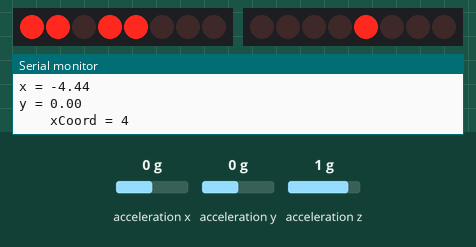
A sketch run on a simulated Arduino Uno, built with avr-gcc and run on an emulated ATmega328P. On the bench: 2 × 8 shift-register outputs drawn as a row of LEDs (first output left, lit = HIGH), the last lines printed to the serial monitor. Wiring (inferred from the names in the program): 2 × shift register (74HC595): data pin 8, shift clock pin 10, latch pin 12 / data pin 11, shift clock pin 13, latch pin 9. Wiring (inferred from the signals the program sends): 2 × row of LEDs: on Q0, Q1, Q2, Q3, Q4, Q5, Q6, Q7 / on Q0, Q1, Q2, Q3, Q4, Q5, Q6, Q7. The inputs (shaded band) are chosen by the test bench; at power-on: acceleration x 0 g, acceleration y 0 g, acceleration z 1 g.

Above: at 1.2 s.
1.3 s: acceleration x set to -0.8 g
At 2.2 s:
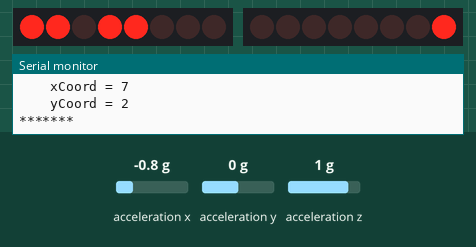
2.8 s: acceleration y set to -1.4 g
At 4.0 s:
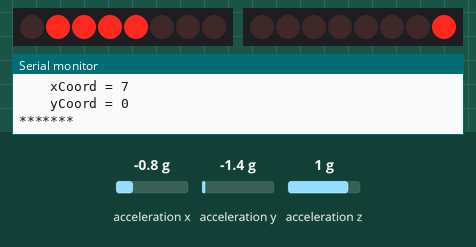
4.4 s: acceleration x set to 0.8 g
At 5.7 s:
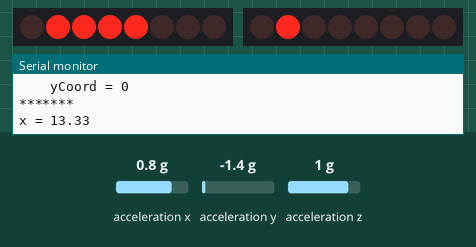
6.0 s: acceleration y set to 0 g
At 6.6 s:
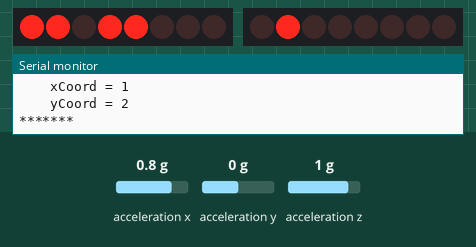
7.7 s: acceleration x set to 1.4 g
At 8.3 s:
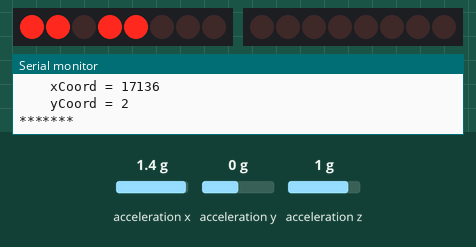
9.3 s: acceleration y set to -0.8 g
At 10.7 s:
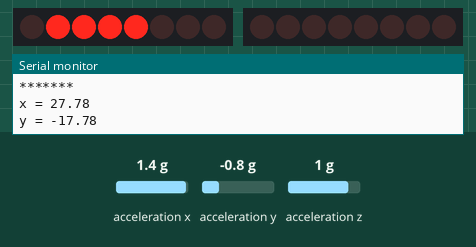
Timing chart, 0 to 12.0 s (numbered marks = the images above; inputs shaded):
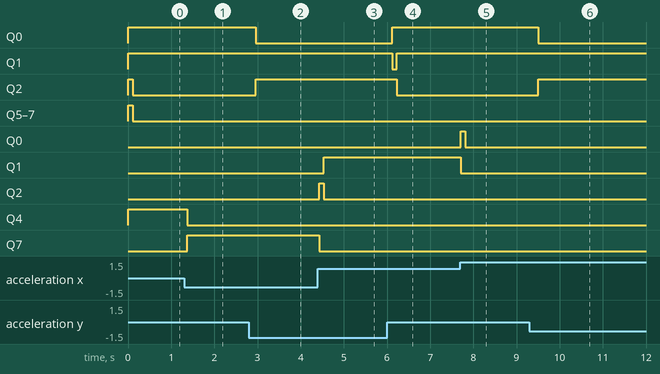

The sketch:

cubeRev2.ino
```cpp
/*****************************************************************************/
//Team:    Gustavo Correa, Elijah Marchese, Jiunne Stow
//Project: LED Matrix 3D Projection Mapping
//Date:    April 3, 2016
//Event:   BeachHacks
/*******************************************************************************/

#include <Wire.h>
#include "MMA7660.h"
MMA7660 accelemeter;

int clockPin  = 10;   int latchPin  = 9;   int dataPin  = 8;
int clockPinx = 13;   int latchPinx = 12;  int dataPinx = 11;

byte getColByte(int number);
byte getRowByte(int number);
void SetStates (byte statesx);
void GroundCorrectLED (byte states);
void lightLed(int, int);
void resetReg();

int getXPoint(double xAngl, double yAngl);
int getYPoint(double xAngl, double zAngl);
void getXY(const double& xVal,const double& yVal, int& xCoord, int& yCoord );

void outputHorizontal(int, int);

void setup()
{
  pinMode(latchPinx, OUTPUT);   pinMode(clockPinx, OUTPUT);   pinMode(dataPinx, OUTPUT);
  pinMode(latchPin, OUTPUT);    pinMode(clockPin, OUTPUT);    pinMode(dataPin, OUTPUT);
  digitalWrite(latchPin, LOW);
  shiftOut(dataPin, clockPin, LSBFIRST, B11111111);
  digitalWrite(latchPin, HIGH);

  accelemeter.init();
  Serial.begin(9600);
}

void loop()
{
  int8_t x, y, z = 0;
  double avgX,avgY,avgZ = 0;

  int counter = 10;
  for(int i = 0; i < counter; ++i)
{
  accelemeter.getXYZ(&x,&y,&z);

  avgX += x;
  avgY += y;
  avgZ += z;
}

    avgX = (avgX/counter) - 4;
    avgY /= counter;
    avgZ /= counter;

  int xCoord, yCoord = 0;
  Serial.print("x = "); Serial.println(avgX);
  Serial.print("y = "); Serial.println(avgY);

  getXY(avgX, avgY, xCoord, yCoord );

  Serial.print("    xCoord = ");  Serial.println(xCoord);
  Serial.print("    yCoord = ");  Serial.println(yCoord);
  Serial.println("*******");

  lightLed(xCoord,yCoord);
  delay(100);
}


//converts sensor data to x&y coordinates
void getXY(const double& xVal,const double& yVal, int& xCoord, int& yCoord )
{
  double x = map(xVal,-22,22,0,80);
  double y = map(yVal,-22,22,0,80);

  double xPosBound[10] = {0,10,20,30,40,50,60,70,80,90};
  int xPos[8] = {0,1,2,3,4,5,6,7};

  double yPosBound[7] = {0,20,40,60,80,100,120};
  int yPos[6] = {0,1,2,3,4,5};

  for(int i = 0; i < 10; ++i)
  {
    if(x >= xPosBound[i] && x < xPosBound[i + 1])
      xCoord = xPos[8-i-1];
  }
  for(int i = 0; i < 7; ++i)
  {
    if(y >= yPosBound[i] && y < yPosBound[i + 1])
      yCoord = yPos[i];
  }


}

//General light specific LED
void lightLed(int C, int R)
{
      byte LED = getColByte(C);
      byte gLED = getRowByte(R);

      SetStates(LED);
      GroundCorrectLED (gLED);
}

//sets the states for the cathode pins
void GroundCorrectLED (byte states){

    digitalWrite(latchPin, LOW);
    shiftOut(dataPin, clockPin, LSBFIRST, states);
    digitalWrite(latchPin, HIGH);

}

//sets the states for the cathode pins
void SetStates (byte statesx){

    digitalWrite(latchPinx, LOW);
    shiftOut(dataPinx, clockPinx, LSBFIRST, statesx);
    digitalWrite(latchPinx, HIGH);

     }

//gets binary representation for column byte
byte getColByte(int number){

  if(number == 0)
      return B10000000;
  if(number == 1)
      return B01000000;
  if(number == 2)
      return B00100000;
  if(number == 3)
      return B00010000;

  if(number == 4)
      return B00001000;
  if(number == 5)
      return B00000100;
  if(number == 6)
      return B00000010;
  if(number == 7)
      return B00000001;

   return B00000000;
}

//gets binary representation for row byte
byte getRowByte(int number){
  if(number == 0)
      return B01111000;
  if(number == 1)
      return B10111000;
  if(number == 2)
      return B11011000;
  if(number == 3)
      return B11101000;

  if(number == 4)
      return B11110000;

   return B11111111;
}

//turns all bits low
void resetReg()
{
  byte ledState = 00000000;
  byte gLedState = 00000000;

  GroundCorrectLED(gLedState);
  SetStates(ledState);

  return;
}
```

Measured:
- after the input at 1.3 s, Q4: HIGH → LOW after 0.08 s; Q7: LOW → HIGH after 0.08 s
- after the input at 2.8 s, Q0: HIGH → LOW after 0.16 s; Q2: LOW → HIGH after 0.16 s
- after the input at 4.4 s, Q1: LOW → HIGH after 0.14 s; Q2: LOW → HIGH at once, → LOW 0.11 s later; Q7: HIGH → LOW at once
- after the input at 6.0 s, Q0: LOW → HIGH after 0.12 s; Q1: HIGH → LOW after 0.12 s, → HIGH 0.11 s later; Q2: HIGH → LOW after 0.23 s
- after the input at 7.7 s, Q0: LOW → HIGH at once, → LOW 0.11 s later; Q1: HIGH → LOW at once
- after the input at 9.3 s, Q0: HIGH → LOW after 0.21 s; Q2: LOW → HIGH after 0.21 s
